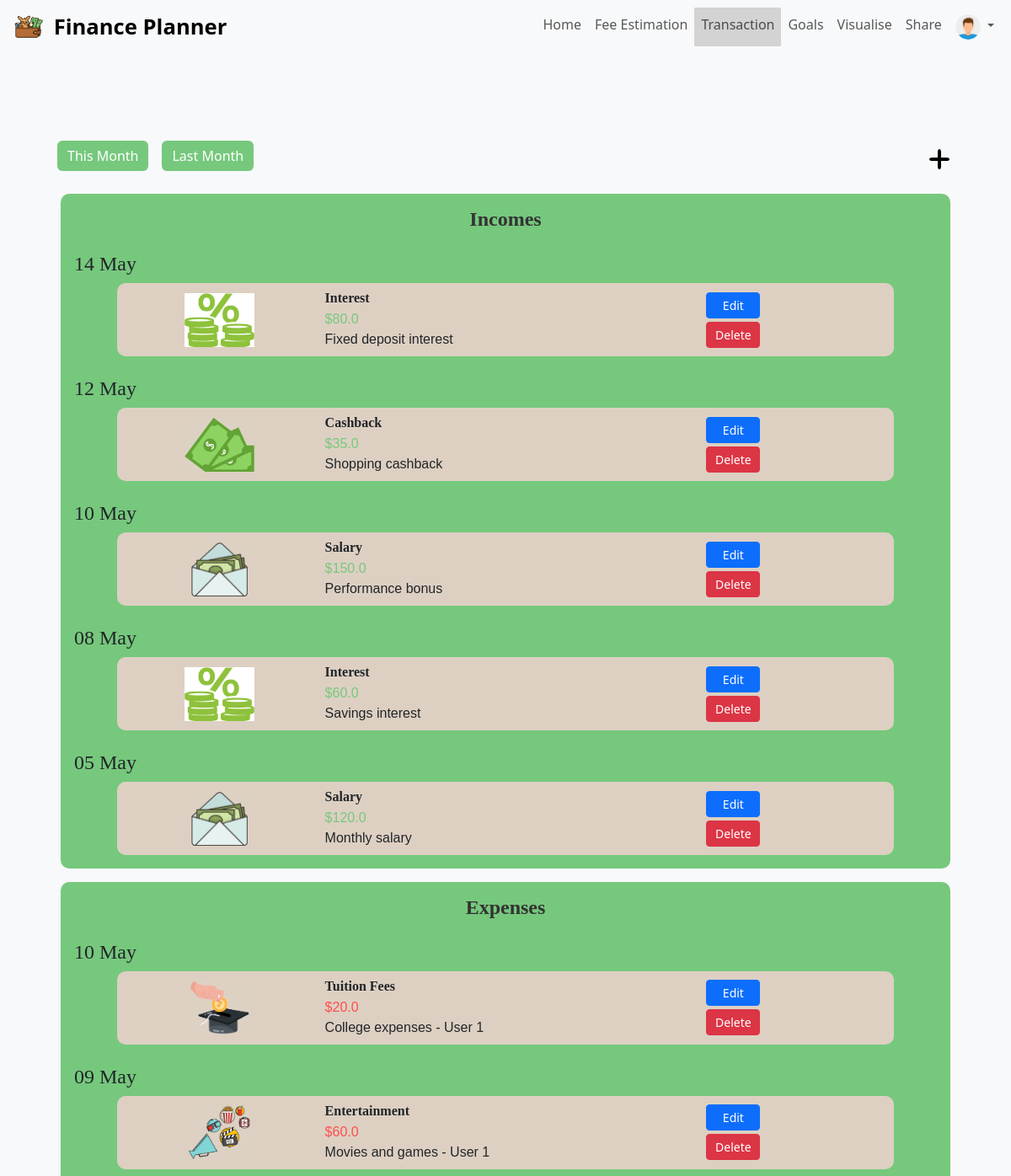
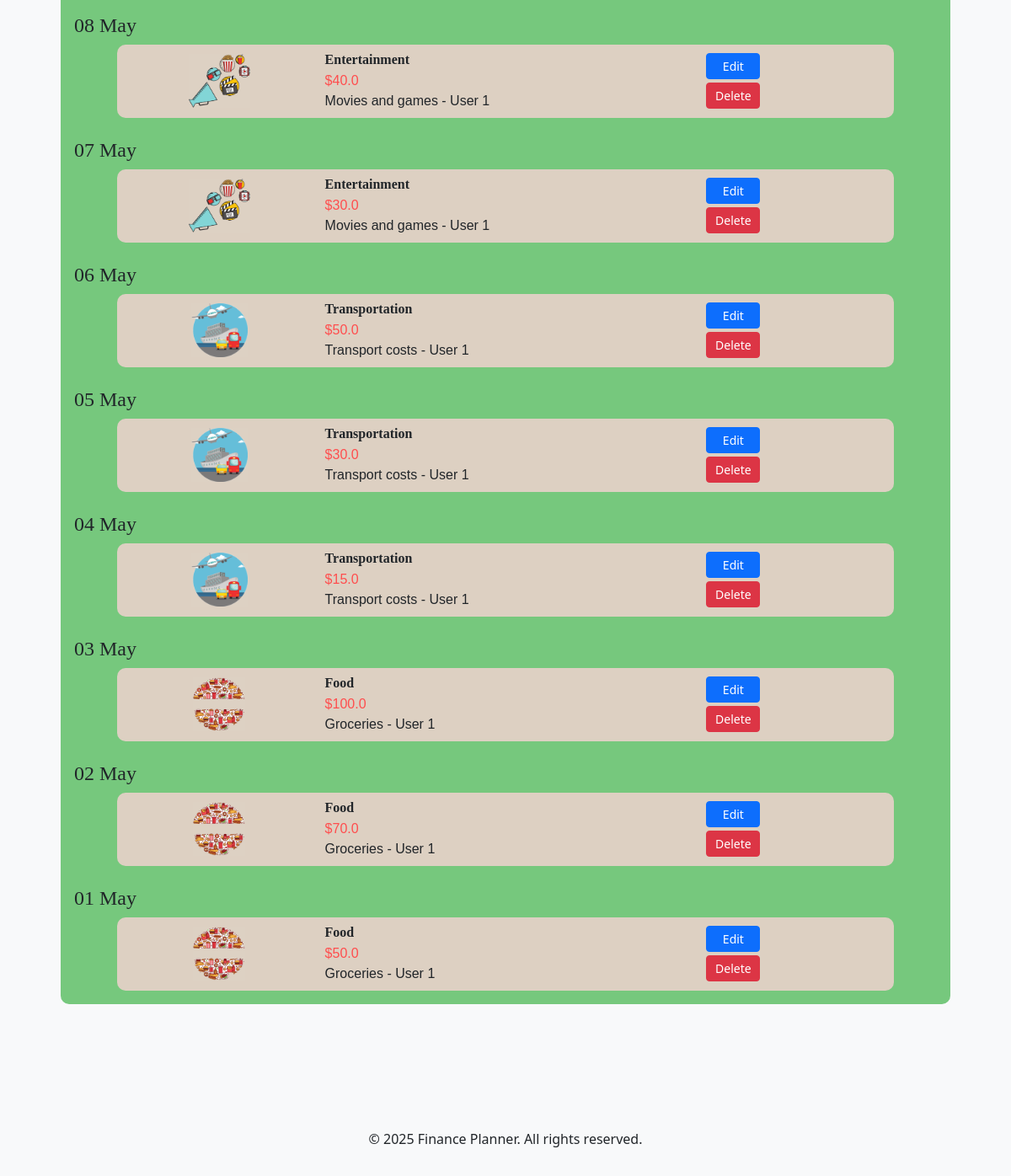
Screenshot of /transaction (signed in) with the database file from the repository (2 pictures, top to bottom).
### app/models/income.py (models this page shows, shortened)
class Income(db.Model):
    __tablename__ = "incomes"
    id = db.Column(db.Integer, primary_key=True)
    user_id = db.Column(db.Integer, db.ForeignKey("users.id"), nullable=False)
    amount = db.Column(db.Float, nullable=False)
    date = db.Column(db.DateTime, nullable=False)
    description = db.Column(db.String(200))
    category_id = db.Column(db.Integer, db.ForeignKey("categoriesin.id"), nullable=False)
    category = db.relationship("Categoryin", back_populates="incomes", lazy="select")

### app/models/incategory.py (models this page shows, shortened)
class Categoryin(db.Model):
    __tablename__ = "categoriesin"
    id = db.Column(db.Integer, primary_key=True)
    category = db.Column(db.String(50), nullable=False, unique=True)
    icon = db.Column(db.String(100), nullable=True)  # Optional image URL
    incomes = db.relationship("Income", back_populates="category", lazy="select")

### app/models/spending.py (models this page shows, shortened)
class Spending(db.Model):
    __tablename__ = "spendings"
    id = db.Column(db.Integer, primary_key=True)
    user_id = db.Column(db.Integer, db.ForeignKey("users.id"), nullable=False)
    amount = db.Column(db.Float, nullable=False)
    date = db.Column(db.DateTime, nullable=False)
    description = db.Column(db.String(200))
    category_id = db.Column(db.Integer, db.ForeignKey("categories.id"), nullable=False)

### app/models/categories.py (models this page shows, shortened)
class Category(db.Model):
    __tablename__ = "categories"
    id = db.Column(db.Integer, primary_key=True)
    category = db.Column(db.String(50), nullable=False, unique=True)
    budget_simple = db.Column(db.Float, nullable=False)
    budget_quality = db.Column(db.Float, nullable=False)
    budget_luxury = db.Column(db.Float, nullable=False)
    icon = db.Column(db.String(100), nullable=True)  # Optional image URL
    spendings = db.relationship("Spending", backref="category", lazy=True)

### app/routes/transaction.py (the view)
@bp.route("/transaction", methods=["GET", "POST"])
@login_required
def transaction():
    form = DeleteForm()
    spendings = Spending.query.filter_by(user_id=current_user.id).order_by(Spending.date.desc()).all()
    incomes = Income.query.filter_by(user_id=current_user.id).order_by(Income.date.desc()).all()
    if request.method == "POST":
        period = request.form.get("period", "month")
        filtered_spendings = filter_transactions(spendings, period)
        filtered_incomes = filter_transactions(incomes, period)
        categorized_spendings = group_transactions_by_month(filtered_spendings)
        categorized_incomes = group_transactions_by_month(filtered_incomes)
    else:
        categorized_spendings = group_transactions_by_month(spendings)
        categorized_incomes = group_transactions_by_month(incomes)
    now = datetime.utcnow()
    current_year = now.year
    current_month = now.month
    month = request.args.get('month', type=int, default=current_month)
    year = request.args.get('year', type=int, default=current_year)
    start_date = datetime(year, month, 1)
    end_date = datetime(year, month, monthrange(year, month)[1])
    spendings = [
        transaction for sublist in categorized_spendings.values()
        for transaction in sublist
        if start_date <= transaction.date <= end_date
    ]
    incomes = [
        transaction for sublist in categorized_incomes.values()
        for transaction in sublist
        if start_date <= transaction.date <= end_date
    ]
    if current_month == 1:
        last_month = 12
        last_month_year = current_year - 1
    else:
        last_month = current_month - 1
        last_month_year = current_year
    unique_months_spendings = set((transaction.date.year, transaction.date.month) for sublist in categorized_spendings.values() for transaction in sublist)
    unique_months_incomes = set((transaction.date.year, transaction.date.month) for sublist in categorized_incomes.values() for transaction in sublist)
    unique_months = unique_months_spendings.union(unique_months_incomes)
    past_months = [{"month": m, "year": y} for y, m in sorted(unique_months, reverse=True)]
    past_months = [
        month for month in past_months
        if not (month["year"] == current_year and month["month"] == current_month) and
           not (month["year"] == last_month_year and month["month"] == last_month)
    ]
    show_dropdown = len(past_months) > 0
    return render_template('transaction.html',
                           spendings=spendings,
                           incomes=incomes,
                           past_months=past_months,
                           show_dropdown=show_dropdown,
                           current_month=current_month,
                           current_year=current_year,
                           last_month=last_month,
                           last_month_year=last_month_year,
                           form=form)

### app/routes/transaction.py (called while the page is built)
def group_transactions_by_month(transactions):
    categorized = defaultdict(list)
    today = datetime.today()
    for transaction in transactions:
        transaction_date = transaction.date  # Use attribute access instead of dictionary-like access
        if transaction_date.month == today.month and transaction_date.year == today.year:
            categorized['This Month'].append(transaction)
        elif transaction_date.month == (today - timedelta(days=30)).month and transaction_date.year == (today - timedelta(days=30)).year:
            categorized['Last Month'].append(transaction)
        elif transaction_date > today:
            categorized['Future'].append(transaction)
        else:
            categorized[transaction_date.strftime('%m/%Y')].append(transaction)
    return categorized

### app/templates/transaction.html (shortened to what this page needs)
{% extends "base.html" %}
{% block content %}
<section>
    <div class="d-flex flex-wrap justify-content-between align-items-center my-3">
        <div class="d-flex flex-wrap">
            <button class="btn btn-primary mx-2 mb-2" style="background-color: #76c87d; border: none;" onclick="window.location.href='?month={{ current_month }}&year={{ current_year }}'">
                This Month
            </button>
            <button class="btn btn-secondary mx-2 mb-2" style="background-color: #76c87d; border: none;" onclick="window.location.href='?month={{ last_month }}&year={{ last_month_year }}'">
                Last Month
            </button>
        </div>
        <div class="dropdown">
            <button class="btn btn-light d-flex align-items-center justify-content-center"
                    type="button" id="dropdownMenuButton" data-bs-toggle="dropdown" aria-expanded="false"
                    style="border: none; background: none; padding: 5px; cursor: pointer;">
                <svg xmlns="http://www.w3.org/2000/svg" viewBox="0 0 100 100" width="40" height="40" fill="black">
                    <rect x="20" y="45" rx="10" ry="10" width="60" height="10" />
                    <rect x="45" y="20" rx="10" ry="10" width="10" height="60" />
                </svg>
            </button>
        </div>
    </div>
    {% if incomes or spendings %}
    <div class="container-fluid mb-4">
        {% if incomes %}
            <div style="background-color: #76c87d; border-radius: 10px; padding: 1rem; margin-bottom: 1rem;">
                <h2 class="text-center header_font">Incomes</h2>
                {% set ns = namespace(previous_date=None) %}
                {% for income in incomes %}
                    {% if not ns.previous_date or income.date.date() != ns.previous_date %}
                        <h3 class="mt-4 header_font">{{ income.date.strftime("%d %B") }}</h3>
                        {% set ns.previous_date = income.date.date() %}
                    {% endif %}
                    <div class="row justify-content-center align-items-center mx-auto mt-2"
                        style="background-color: #ddd0c2; width: 90%; border-radius: 10px; padding: 0.5rem;">
                        <div class="col-3 d-flex align-items-center justify-content-center" style="padding: 0;">
                            <img
                                src="{{ url_for('static', filename='image/icon/' + income.category.icon) }}"
                                alt="{{ income.category.category | replace('_', ' ') | title }}"
                                style="max-height: 4rem;"
                            >
                        </div>
                        <div class="col-6 d-flex flex-column justify-content-center">
                            <h3 class="header_font mb-1 fs-6 smaller_font">
                                <strong>{{ income.category.category | replace('_', ' ') | title }}</strong>
                            </h3>
                            <p class="text_font mb-0 fs-6 smaller_font income">
                                ${{ income.amount }}
                            </p>
                            {% if income.description %}
                                <p class="text_font mb-0 fs-6 smaller_font description">
                                    {{ income.description }}
                                </p>
                            {% endif %}
                        </div>
                        <div class="col-3 d-flex flex-column justify-content-center">
                            <a href="{{ url_for('income.income', income_id=income.id) }}"
                                class="btn btn-primary btn-sm mb-1" style="width: 4rem; text-align: center;">Edit</a>
                            <form action="{{ url_for('trans.delete_transaction', transaction_id=income.id, transaction_type='income') }}" method="POST" style="display: inline;">
                                <button type="submit" class="btn btn-danger btn-sm" style="width: 4rem; text-align: center;">Delete</button>
                            </form>
                        </div>
                    </div>
                {% endfor %}
            </div>
        {% endif %}
        {% if spendings %}
            <div style="background-color: #76c87d; border-radius: 10px; padding: 1rem;">
                <h2 class="text-center header_font">Expenses</h2>
                {% set ns = namespace(previous_date=None) %}
                {% for spending in spendings %}
                    {% if not ns.previous_date or spending.date.date() != ns.previous_date %}
                        <h3 class="mt-4 header_font">{{ spending.date.strftime("%d %B") }}</h3>
                        {% set ns.previous_date = spending.date.date() %}
                    {% endif %}
                    <div class="row justify-content-center align-items-center mx-auto mt-2"
                        style="background-color: #ddd0c2; width: 90%; border-radius: 10px; padding: 0.5rem;">
                        <div class="col-3 d-flex align-items-center justify-content-center" style="padding: 0;">
                            <img
                                src="{{ url_for('static', filename='image/icon/' + spending.category.icon ) }}"
                                alt="{{ spending.category.category | replace('_', ' ') | title}}"
                                style="max-height: 4rem;"
                            >
                        </div>
                        <div class="col-6 d-flex flex-column justify-content-center">
                            <h3 class="header_font mb-1 fs-6 smaller_font">
                                <strong>{{ spending.category.category | replace('_', ' ') | title }}</strong>
                            </h3>
                            <p class="text_font mb-0 fs-6 smaller_font cost">
                                ${{ spending.amount }}
                            </p>
                            {% if spending.description %}
                                <p class="text_font mb-0 fs-6 smaller_font description">
                                    {{ spending.description }}
                                </p>
                            {% endif %}
                        </div>
                        <div class="col-3 d-flex flex-column justify-content-center">
                            <a href="{{ url_for('upload.upload', spending_id=spending.id) }}"
                            class="btn btn-primary btn-sm mb-1" style="width: 4rem; text-align: center;">Edit</a>
                            <form action="{{ url_for('trans.delete_transaction', transaction_id=spending.id, transaction_type='spending') }}" method="POST" style="display: inline;">
                                <button type="submit" class="btn btn-danger btn-sm" style="width: 4rem; text-align: center;">Delete</button>
                            </form>
                        </div>
                    </div>
                {% endfor %}
            </div>
        {% endif %}
    </div>
{% else %}
    <p class="text-center text_font mt-3 fs-5">No transactions available for the selected month.</p>
{% endif %}
</section>
{% endblock %}

### app/static/css/estimation.css (style rules this page uses)
h2 { font-weight: bold; color: #333; }

### app/static/css/style.css (style rules this page uses)
.header_font { font-family: Georgia, 'Times New Roman', Times, serif; font-size: 1.5rem; }
.text_font { font-family: Verdana, Geneva, Tahoma, sans-serif; font-size: 0.75rem; }
body { background-color: #f8f9fa; }
.income { color: #76c87d; }
.cost { color: #ff4d4d; }

### rows the page displays
Income: date "14 May", icon (picture), category.category "Interest", amount "80.0", description "Fixed deposit interest"
Income: date "12 May", icon (picture), category.category "Cashback", amount "35.0", description "Shopping cashback"
Income: date "10 May", icon (picture), category.category "Salary", amount "150.0", description "Performance bonus"
Income: date "08 May", icon (picture), category.category "Interest", amount "60.0", description "Savings interest"
Income: date "05 May", icon (picture), category.category "Salary", amount "120.0", description "Monthly salary"
Spending: date "10 May", icon (picture), category.category "Tuition Fees", amount "20.0", description "College expenses - User 1"
Spending: date "09 May", icon (picture), category.category "Entertainment", amount "60.0", description "Movies and games - User 1"
Spending: date "08 May", icon (picture), category.category "Entertainment", amount "40.0", description "Movies and games - User 1"
Spending: date "07 May", icon (picture), category.category "Entertainment", amount "30.0", description "Movies and games - User 1"
Spending: date "06 May", icon (picture), category.category "Transportation", amount "50.0", description "Transport costs - User 1"
Spending: date "05 May", icon (picture), category.category "Transportation", amount "30.0", description "Transport costs - User 1"
Spending: date "04 May", icon (picture), category.category "Transportation", amount "15.0", description "Transport costs - User 1"
Spending: date "03 May", icon (picture), category.category "Food", amount "100.0", description "Groceries - User 1"
Spending: date "02 May", icon (picture), category.category "Food", amount "70.0", description "Groceries - User 1"
Spending: date "01 May", icon (picture), category.category "Food", amount "50.0", description "Groceries - User 1"
